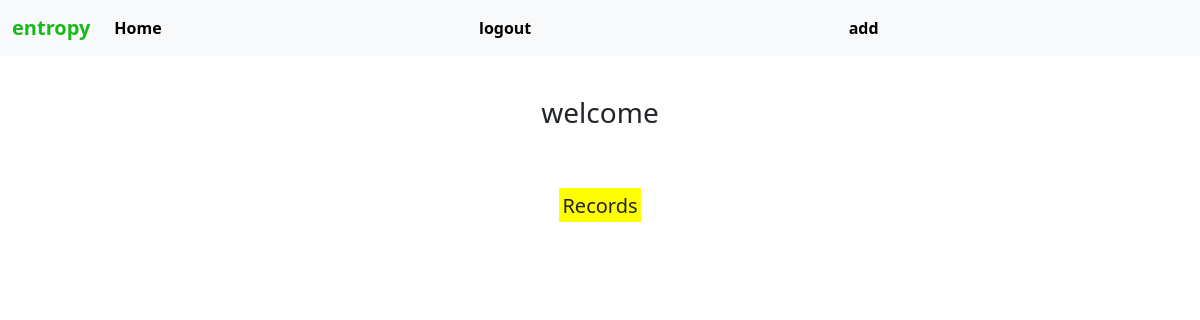
Before: / (signed in) with the older database file.
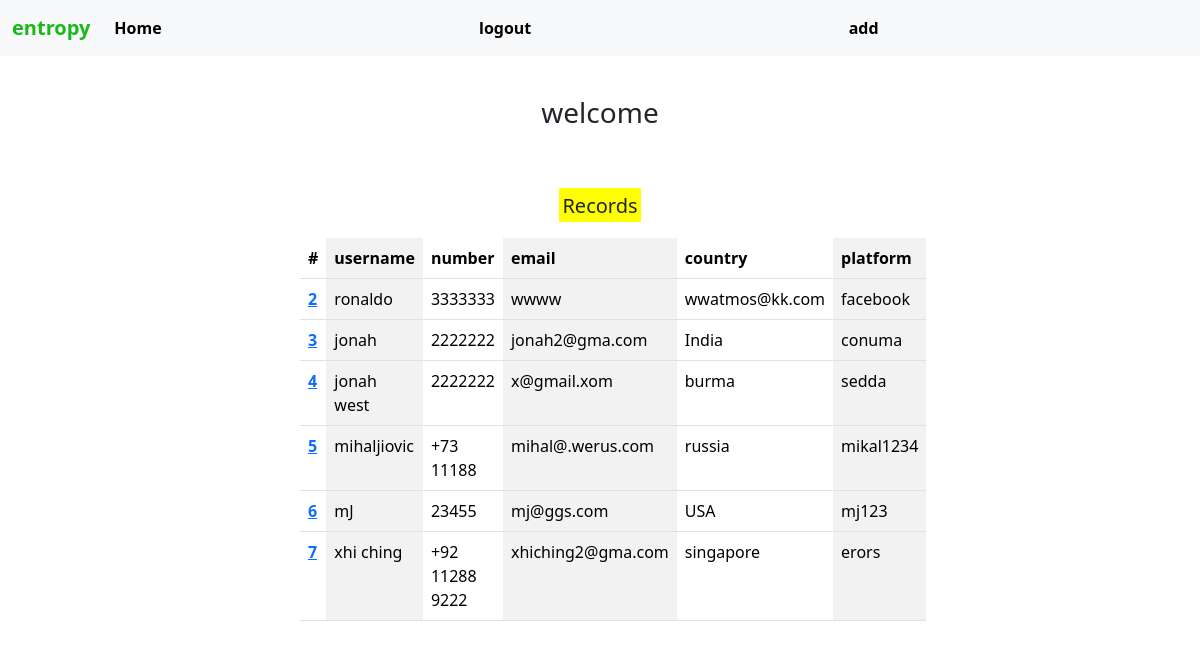
After: the same page with the newer database file.
### userapp/models.py (models this page shows, shortened)
class record(models.Model):
    username=models.CharField(max_length=20)
    number=models.CharField(max_length=20)
    email=models.CharField(max_length=20)
    country=models.CharField(max_length=20)
    platform=models.CharField(max_length=20)

### userapp/views.py (the view)
# urls.py: path('',views.home,name='home'),
def home(request):
    records=record.objects.all()
    if request.method == 'POST':
        username = request.POST.get('username')
        password = request.POST.get('password')
        user = authenticate(request, username=username, password=password)  # For debugging
        if user is not None:
            login(request, user)
            messages.success(request, "You're plugged in!")
            return redirect('home')
        else:
            messages.error(request, 'yo invalid data')
            return redirect('home')
    else:
        return render(request, 'home.html', {'records':records})

### userapp/templates/home.html (shortened to what this page needs)
{% extends 'base.html' %}
{% block content %}
{% if user.is_authenticated %}
<div class="col-md-6 offset-md-3">
    <h3 style="text-align: center;margin: 40px;">welcome</h3>
    <br/>
    <h5 style="text-align: center;margin-bottom: 20px;"><mark style="background-color: yellow;">Records</mark></h5>
    {% if records %}
    <table class="table table-striped-columns">
        <thead>
            <tr>
              <th scope="col">#</th>
              <th scope="col">username</th>
              <th scope="col">number</th>
              <th scope="col">email</th>
              <th scope="col">country</th>
              <th scope="col">platform</th>
            </tr>
          </thead>
          {% for record in records %}
          <tbody>
            <tr>
              <th scope="row"><a href="{% url 'customer' record.id %}">{{ record.id }}</a></th>
              <td> {{ record.username }}</td>
              <td>{{ record.number }}</td>
              <td>{{ record.email }}</td>
              <td>{{ record.country }}</td>
              <td>{{ record.platform }}</td>
            </tr>
          </tbody>
          {% endfor %}
    </table>
    {% endif %}
</div>
{% endif %}
</div>
{% endblock %}

### userapp/templates/base.html (shortened to what this page needs)
<!doctype html>
<html lang="en">
  <head>
    <link href="https://cdn.jsdelivr.net/npm/bootstrap@5.3.3/dist/css/bootstrap.min.css" rel="stylesheet">
  </head>
  <body>
    {% include 'navbar.html' %}
    <div>
      {% block content %}
    {% endblock %}
  </body>
</html>

### userapp/templates/navbar.html (shortened to what this page needs)
<nav class="navbar navbar-expand-lg bg-body-tertiary" style="font-family: system-ui, -apple-system, BlinkMacSystemFont, 'Segoe UI', Roboto, Oxygen, Ubuntu, Cantarell, 'Open Sans', 'Helvetica Neue', sans-serif;font-weight:550;">
    <div class="container-fluid">
      <a class="navbar-brand" href="#" style="color: rgb(25, 185, 25);">entropy</a>
      <div class="collapse navbar-collapse" id="navbarSupportedContent">
        <ul class="navbar-nav me-auto mb-2 mb-lg-0">
          <li class="nav-item">
            <a class="nav-link active" aria-current="page" href="{% url 'home' %}">Home</a>
        </ul>
        {% if user.is_authenticated %}
        <ul class="navbar-nav me-auto mb-2 mb-lg-0">
            <li class="nav-item">
              <a class="nav-link active" aria-current="page" href="{% url 'logout' %}">logout</a>
          </ul>
          <ul class="navbar-nav me-auto mb-2 mb-lg-0">
            <li class="nav-item">
              <a class="nav-link active" aria-current="page" href="{% url 'add' %}">add</a>
           </ul>
        {% endif %}
      </div>
    </div>
  </nav>

Changed rows visible on the page:
added record: id "2", username "ronaldo", number "3333333", email "wwww", country "wwatmos@kk.com", platform "facebook"
added record: id "3", username "jonah", number "2222222", email "jonah2@gma.com", country "India", platform "conuma"
added record: id "4", username "jonah west", number "2222222", email "x@gmail.xom", country "burma", platform "sedda"
added record: id "5", username "mihaljiovic", number "+73 11188", email "mihal@.werus.com", country "russia", platform "mikal1234"
added record: id "6", username "mJ", number "23455", email "mj@ggs.com", country "USA", platform "mj123"
added record: id "7", username "xhi ching", number "+92 11288 9222", email "xhiching2@gma.com", country "singapore", platform "erors"
Other visible differences:
text now shown: "# username number email country platform"
